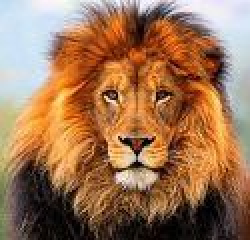
#> input picture lion.jpg, 125 x 120 px (shown 2 times larger)
$ python butterworth.py
#> lines starting #> are read from the running program, lines starting #| are printed output that depends on the picture
#> further down, img1 is the input picture: shape (120, 125, 3); mean B, G, R 84.6, 115.9, 157.5
import cv2
import numpy as np
import matplotlib.pyplot as plt


def blpf(shape, cutoff, order):
    num_rows, num_cols = shape
    rows_indices = np.arange(num_rows)
    cols_indices = np.arange(num_cols)
    cols_grid, rows_grid = np.meshgrid(cols_indices, rows_indices)
    dist_from_center = np.sqrt(((cols_grid - num_cols // 2)**2 + (rows_grid - num_rows // 2)**2))
    filter_mask = 1 / (1 + (dist_from_center/cutoff)** (2 * order))
    return filter_mask

def apply_blpf(img, cutoff=30 , order=2):
#> called with cutoff = 50, order = 2
    img = cv2.cvtColor(img, cv2.COLOR_BGR2GRAY).astype(np.float32)
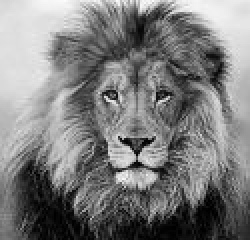
#> img: shape (120, 125) float32 (shown 2 times larger); min 0, max 252, mean 124.8
    #fft
    dft = np.fft.fft2(img)
    dft_shifted = np.fft.fftshift(dft)

    #filter
    blpf_filter = blpf(img.shape,cutoff,order)
    filtered_dft = dft_shifted * blpf_filter

    #ifft
    inv_shifted = np.fft.ifftshift(filtered_dft)
    reconstructed_img = np.abs(np.fft.ifft2(inv_shifted))
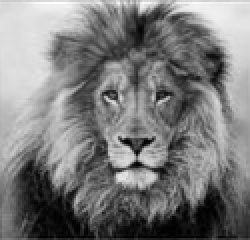
#> reconstructed_img: shape (120, 125) float64 (shown 2 times larger); min 0.000833, max 256.6, mean 124.8; drawn with min black and max white
    return reconstructed_img, blpf_filter

img1 = cv2.imread("lion.jpg")

filtered_img, butterworth = apply_blpf(img1,cutoff=50, order=2)
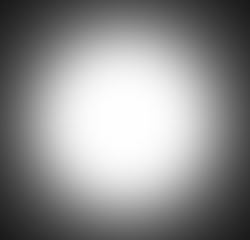
#> butterworth: shape (120, 125) float64 (shown 2 times larger); min 0.101, max 1, mean 0.563

plt.figure(figsize=(15,6))

plt.subplot(1, 3, 1)
plt.title('Original Image')
plt.imshow(cv2.cvtColor(img1,cv2.COLOR_BGR2GRAY), cmap='gray')
plt.axis('off')

plt.subplot(1, 3, 2)
plt.title("Butterworth Filter")
plt.imshow(butterworth, cmap='gray')
plt.axis('off')


plt.subplot(1,3,3)
plt.title("Filtered Image")
plt.imshow(filtered_img, cmap='gray')
plt.axis("off")


plt.tight_layout()
plt.show()
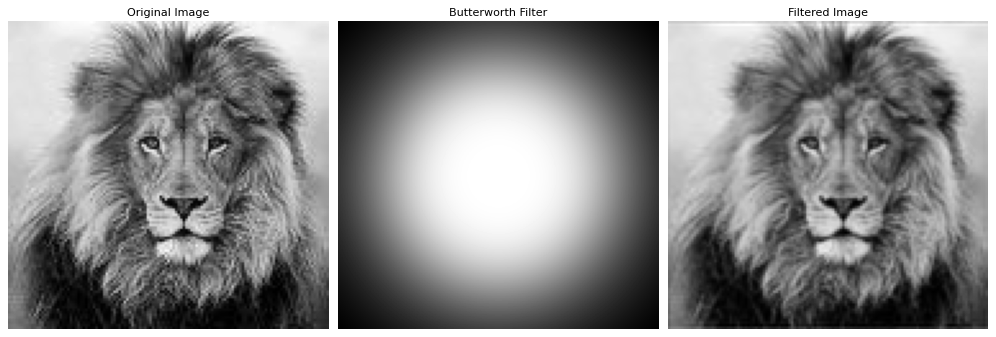
#> figure drawn by matplotlib, 3 panels
